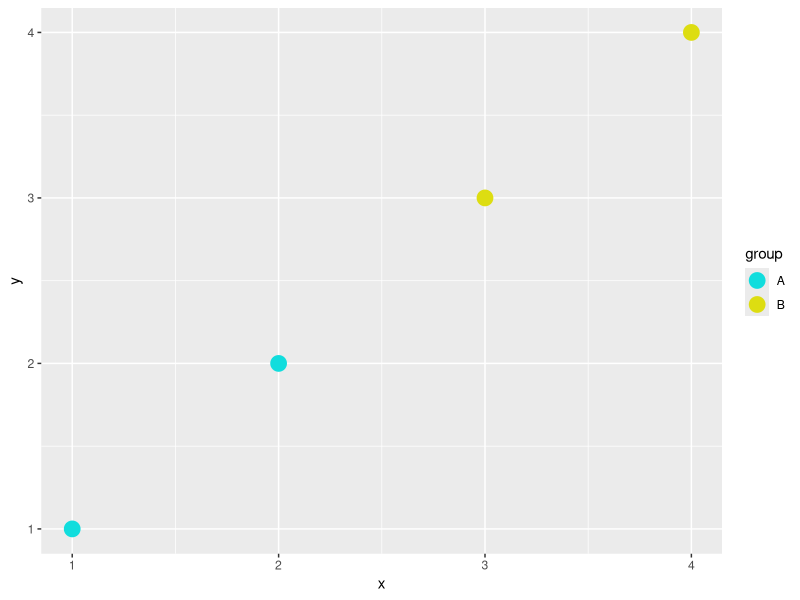

Generate this figure with R:
library(ggplot2)

#Daa frame with x, observed and predicted variables.
data <- data.frame(
  x=1:4,
  y=1:4,
  group=c("A","A","B","B")
)

#Point plot per variable with colors
ggplot(data=data, aes(x=x, y=y, color=group)) +
  geom_point(size=5) +
  scale_color_manual(values=c(A="#11dddd", B="#dddd11"))